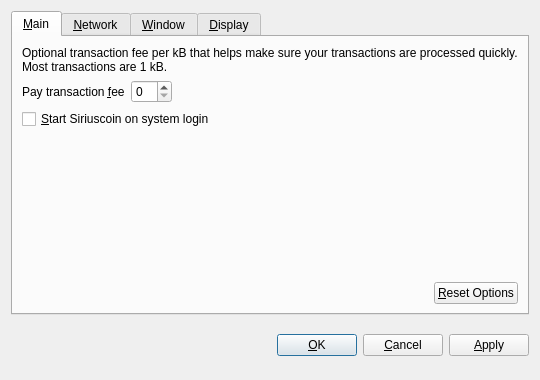
<?xml version="1.0" encoding="UTF-8"?>
<ui version="4.0">
 <class>OptionsDialog</class>
 <widget class="QDialog" name="OptionsDialog">
  <property name="geometry">
   <rect>
    <x>0</x>
    <y>0</y>
    <width>540</width>
    <height>380</height>
   </rect>
  </property>
  <property name="windowTitle">
   <string>Options</string>
  </property>
  <property name="modal">
   <bool>true</bool>
  </property>
  <layout class="QVBoxLayout" name="verticalLayout">
   <item>
    <widget class="QTabWidget" name="tabWidget">
     <property name="tabPosition">
      <enum>QTabWidget::North</enum>
     </property>
     <property name="currentIndex">
      <number>0</number>
     </property>
     <widget class="QWidget" name="tabMain">
      <attribute name="title">
       <string>&amp;Main</string>
      </attribute>
      <layout class="QVBoxLayout" name="verticalLayout_Main">
       <item>
        <widget class="QLabel" name="transactionFeeInfoLabel">
         <property name="text">
          <string>Optional transaction fee per kB that helps make sure your transactions are processed quickly. Most transactions are 1 kB.</string>
         </property>
         <property name="textFormat">
          <enum>Qt::PlainText</enum>
         </property>
         <property name="wordWrap">
          <bool>true</bool>
         </property>
        </widget>
       </item>
       <item>
        <layout class="QHBoxLayout" name="horizontalLayout_1_Main">
         <item>
          <widget class="QLabel" name="transactionFeeLabel">
           <property name="text">
            <string>Pay transaction &amp;fee</string>
           </property>
           <property name="textFormat">
            <enum>Qt::PlainText</enum>
           </property>
           <property name="buddy">
            <cstring>transactionFee</cstring>
           </property>
          </widget>
         </item>
         <item>
          <widget class="SiriuscoinAmountField" name="transactionFee"/>
         </item>
         <item>
          <spacer name="horizontalSpacer_1_Main">
           <property name="orientation">
            <enum>Qt::Horizontal</enum>
           </property>
           <property name="sizeHint" stdset="0">
            <size>
             <width>40</width>
             <height>20</height>
            </size>
           </property>
          </spacer>
         </item>
        </layout>
       </item>
       <item>
        <widget class="QCheckBox" name="siriuscoinAtStartup">
         <property name="toolTip">
          <string>Automatically start Siriuscoin after logging in to the system.</string>
         </property>
         <property name="text">
          <string>&amp;Start Siriuscoin on system login</string>
         </property>
        </widget>
       </item>
       <item>
        <spacer name="verticalSpacer_Main">
         <property name="orientation">
          <enum>Qt::Vertical</enum>
         </property>
         <property name="sizeHint" stdset="0">
          <size>
           <width>20</width>
           <height>40</height>
          </size>
         </property>
        </spacer>
       </item>
       <item>
        <layout class="QHBoxLayout" name="horizontalLayout_2_Main">
         <item>
          <spacer name="horizontalSpacer_2_Main">
           <property name="orientation">
            <enum>Qt::Horizontal</enum>
           </property>
           <property name="sizeHint" stdset="0">
            <size>
             <width>40</width>
             <height>20</height>
            </size>
           </property>
          </spacer>
         </item>
         <item>
          <widget class="QPushButton" name="resetButton">
           <property name="toolTip">
            <string>Reset all client options to default.</string>
           </property>
           <property name="text">
            <string>&amp;Reset Options</string>
           </property>
           <property name="autoDefault">
            <bool>false</bool>
           </property>
          </widget>
         </item>
        </layout>
       </item>
      </layout>
     </widget>
     <widget class="QWidget" name="tabNetwork">
      <attribute name="title">
       <string>&amp;Network</string>
      </attribute>
      <layout class="QVBoxLayout" name="verticalLayout_Network">
       <item>
        <widget class="QCheckBox" name="mapPortUpnp">
         <property name="toolTip">
          <string>Automatically open the Siriuscoin client port on the router. This only works when your router supports UPnP and it is enabled.</string>
         </property>
         <property name="text">
          <string>Map port using &amp;UPnP</string>
         </property>
        </widget>
       </item>
       <item>
        <widget class="QCheckBox" name="connectSocks">
         <property name="toolTip">
          <string>Connect to the Siriuscoin network through a SOCKS proxy (e.g. when connecting through Tor).</string>
         </property>
         <property name="text">
          <string>&amp;Connect through SOCKS proxy:</string>
         </property>
        </widget>
       </item>
       <item>
        <layout class="QHBoxLayout" name="horizontalLayout_Network">
         <item>
          <widget class="QLabel" name="proxyIpLabel">
           <property name="text">
            <string>Proxy &amp;IP:</string>
           </property>
           <property name="textFormat">
            <enum>Qt::PlainText</enum>
           </property>
           <property name="buddy">
            <cstring>proxyIp</cstring>
           </property>
          </widget>
         </item>
         <item>
          <widget class="QValidatedLineEdit" name="proxyIp">
           <property name="maximumSize">
            <size>
             <width>140</width>
             <height>16777215</height>
            </size>
           </property>
           <property name="toolTip">
            <string>IP address of the proxy (e.g. 127.0.0.1)</string>
           </property>
          </widget>
         </item>
         <item>
          <widget class="QLabel" name="proxyPortLabel">
           <property name="text">
            <string>&amp;Port:</string>
           </property>
           <property name="textFormat">
            <enum>Qt::PlainText</enum>
           </property>
           <property name="buddy">
            <cstring>proxyPort</cstring>
           </property>
          </widget>
         </item>
         <item>
          <widget class="QLineEdit" name="proxyPort">
           <property name="maximumSize">
            <size>
             <width>55</width>
             <height>16777215</height>
            </size>
           </property>
           <property name="toolTip">
            <string>Port of the proxy (e.g. 9050)</string>
           </property>
          </widget>
         </item>
         <item>
          <widget class="QLabel" name="socksVersionLabel">
           <property name="text">
            <string>SOCKS &amp;Version:</string>
           </property>
           <property name="textFormat">
            <enum>Qt::PlainText</enum>
           </property>
           <property name="buddy">
            <cstring>socksVersion</cstring>
           </property>
          </widget>
         </item>
         <item>
          <widget class="QValueComboBox" name="socksVersion">
           <property name="toolTip">
            <string>SOCKS version of the proxy (e.g. 5)</string>
           </property>
          </widget>
         </item>
         <item>
          <spacer name="horizontalSpacer_Network">
           <property name="orientation">
            <enum>Qt::Horizontal</enum>
           </property>
           <property name="sizeHint" stdset="0">
            <size>
             <width>40</width>
             <height>20</height>
            </size>
           </property>
          </spacer>
         </item>
        </layout>
       </item>
       <item>
        <spacer name="verticalSpacer_Network">
         <property name="orientation">
          <enum>Qt::Vertical</enum>
         </property>
         <property name="sizeHint" stdset="0">
          <size>
           <width>20</width>
           <height>40</height>
          </size>
         </property>
        </spacer>
       </item>
      </layout>
     </widget>
     <widget class="QWidget" name="tabWindow">
      <attribute name="title">
       <string>&amp;Window</string>
      </attribute>
      <layout class="QVBoxLayout" name="verticalLayout_Window">
       <item>
        <widget class="QCheckBox" name="minimizeToTray">
         <property name="toolTip">
          <string>Show only a tray icon after minimizing the window.</string>
         </property>
         <property name="text">
          <string>&amp;Minimize to the tray instead of the taskbar</string>
         </property>
        </widget>
       </item>
       <item>
        <widget class="QCheckBox" name="minimizeOnClose">
         <property name="toolTip">
          <string>Minimize instead of exit the application when the window is closed. When this option is enabled, the application will be closed only after selecting Quit in the menu.</string>
         </property>
         <property name="text">
          <string>M&amp;inimize on close</string>
         </property>
        </widget>
       </item>
       <item>
        <spacer name="verticalSpacer_Window">
         <property name="orientation">
          <enum>Qt::Vertical</enum>
         </property>
         <property name="sizeHint" stdset="0">
          <size>
           <width>20</width>
           <height>40</height>
          </size>
         </property>
        </spacer>
       </item>
      </layout>
     </widget>
     <widget class="QWidget" name="tabDisplay">
      <attribute name="title">
       <string>&amp;Display</string>
      </attribute>
      <layout class="QVBoxLayout" name="verticalLayout_Display">
       <item>
        <layout class="QHBoxLayout" name="horizontalLayout_1_Display">
         <item>
          <widget class="QLabel" name="langLabel">
           <property name="text">
            <string>User Interface &amp;language:</string>
           </property>
           <property name="textFormat">
            <enum>Qt::PlainText</enum>
           </property>
           <property name="buddy">
            <cstring>lang</cstring>
           </property>
          </widget>
         </item>
         <item>
          <widget class="QValueComboBox" name="lang">
           <property name="toolTip">
            <string>The user interface language can be set here. This setting will take effect after restarting Siriuscoin.</string>
           </property>
          </widget>
         </item>
        </layout>
       </item>
       <item>
        <layout class="QHBoxLayout" name="horizontalLayout_2_Display">
         <item>
          <widget class="QLabel" name="unitLabel">
           <property name="text">
            <string>&amp;Unit to show amounts in:</string>
           </property>
           <property name="textFormat">
            <enum>Qt::PlainText</enum>
           </property>
           <property name="buddy">
            <cstring>unit</cstring>
           </property>
          </widget>
         </item>
         <item>
          <widget class="QValueComboBox" name="unit">
           <property name="toolTip">
            <string>Choose the default subdivision unit to show in the interface and when sending coins.</string>
           </property>
          </widget>
         </item>
        </layout>
       </item>
       <item>
        <widget class="QCheckBox" name="displayAddresses">
         <property name="toolTip">
          <string>Whether to show Siriuscoin addresses in the transaction list or not.</string>
         </property>
         <property name="text">
          <string>&amp;Display addresses in transaction list</string>
         </property>
        </widget>
       </item>
       <item>
        <spacer name="verticalSpacer_Display">
         <property name="orientation">
          <enum>Qt::Vertical</enum>
         </property>
         <property name="sizeHint" stdset="0">
          <size>
           <width>20</width>
           <height>40</height>
          </size>
         </property>
        </spacer>
       </item>
      </layout>
     </widget>
    </widget>
   </item>
   <item>
    <layout class="QHBoxLayout" name="horizontalLayout_Buttons">
     <item>
      <spacer name="horizontalSpacer_1">
       <property name="orientation">
        <enum>Qt::Horizontal</enum>
       </property>
       <property name="sizeHint" stdset="0">
        <size>
         <width>40</width>
         <height>48</height>
        </size>
       </property>
      </spacer>
     </item>
     <item>
      <widget class="QLabel" name="statusLabel">
       <property name="font">
        <font>
         <weight>75</weight>
         <bold>true</bold>
        </font>
       </property>
       <property name="text">
        <string/>
       </property>
       <property name="textFormat">
        <enum>Qt::PlainText</enum>
       </property>
       <property name="wordWrap">
        <bool>true</bool>
       </property>
      </widget>
     </item>
     <item>
      <spacer name="horizontalSpacer_2">
       <property name="orientation">
        <enum>Qt::Horizontal</enum>
       </property>
       <property name="sizeHint" stdset="0">
        <size>
         <width>40</width>
         <height>48</height>
        </size>
       </property>
      </spacer>
     </item>
     <item>
      <widget class="QPushButton" name="okButton">
       <property name="text">
        <string>&amp;OK</string>
       </property>
      </widget>
     </item>
     <item>
      <widget class="QPushButton" name="cancelButton">
       <property name="text">
        <string>&amp;Cancel</string>
       </property>
       <property name="autoDefault">
        <bool>false</bool>
       </property>
      </widget>
     </item>
     <item>
      <widget class="QPushButton" name="applyButton">
       <property name="text">
        <string>&amp;Apply</string>
       </property>
       <property name="autoDefault">
        <bool>false</bool>
       </property>
      </widget>
     </item>
    </layout>
   </item>
  </layout>
 </widget>
 <customwidgets>
  <customwidget>
   <class>SiriuscoinAmountField</class>
   <extends>QSpinBox</extends>
   <header>siriuscoinamountfield.h</header>
  </customwidget>
  <customwidget>
   <class>QValueComboBox</class>
   <extends>QComboBox</extends>
   <header>qvaluecombobox.h</header>
  </customwidget>
  <customwidget>
   <class>QValidatedLineEdit</class>
   <extends>QLineEdit</extends>
   <header>qvalidatedlineedit.h</header>
  </customwidget>
 </customwidgets>
 <resources/>
 <connections/>
</ui>
